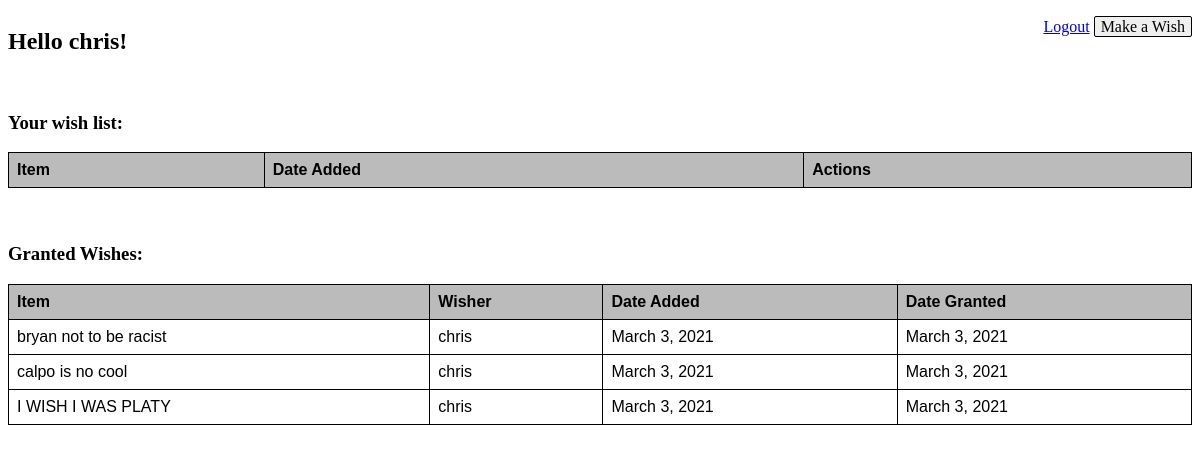
The app's page /wishes (signed in) with its own data.
### WishesApp/models.py (models this page shows)
class User(models.Model):
    first_name = models.CharField(max_length=25)
    last_name = models.CharField(max_length=25)
    password = models.CharField(max_length=50)
    email= models.CharField(max_length=50)
    objects = userManager()

class Wish(models.Model):
    item = models.CharField(max_length=100)
    description = models.CharField(max_length=100)
    date_added = models.DateField(auto_now_add=True)
    date_granted = models.DateField(auto_now=True)
    granted = models.BooleanField(default=False)
    wisher = models.ForeignKey(User, on_delete=models.CASCADE, related_name= "wisher")
    objects = wishManager()

### WishesApp/views.py (the view)
# urls.py: url(r'^wishes$', views.wishes),
def wishes(request):
    if 'id' not in request.session:
        return redirect ("/")
    user= User.objects.get(id=request.session['id'])
    wishes = Wish.objects.filter(wisher=user, granted=False)
    grantedwishes = Wish.objects.filter(wisher=user, granted=True)
    context = {
        "user": user,
        "wishes": wishes,
        "grantedwishes": grantedwishes
    }
    return render(request, 'wishes.html', context)

### WishesApp/templates/wishes.html (shortened to what this page needs)
<!DOCTYPE html>
<html>
  <head>
    {% load static %}
    <link rel="stylesheet" type="text/css" href="{% static 'styles.css' %}">
  </head>
  <body>
    <div class="container" style="display:flex; justify-content: space-between;">
        <h2>Hello {{user.first_name}}!</h2>
        <div style="float:right; margin-top: 10px;">
            <a href="/logout">Logout</a>
            <a class="button" href="/wishes/new">Make a Wish</a>
        </div>
    </div>
    <br>
    <div class="container">
        <h3>Your wish list:</h3>
        <table>
            <tr>
                <th>Item</th>
                <th>Date Added</th>
                <th>Actions</th>
            </tr>
        </table>
        <br />
        <br />
        <h3>Granted Wishes:</h3>
        <table>
            <tr>
                <th>Item</th>
                <th>Wisher</th>
                <th>Date Added</th>
                <th>Date Granted</th>
            </tr>
            {%for wish in grantedwishes%}
                <tr>
                    <td>{{wish.item}}</td>
                    <td>{{wish.wisher.first_name}}</td>
                    <td>{{wish.date_added}}</td>
                    <td>{{wish.date_granted}}</td>
                </tr>
            {%endfor%}
        </table>
    </div>
  </body>
</html>

### WishesApp/static/styles.css (style rules this page uses)
table { font-family: arial, sans-serif; border-collapse: collapse; width: 100%; }
th { background-color: #bbbbbb; }
td, th { border: 1px solid #000000; text-align: left; padding: 8px; }
.button { background-color: rgb(239, 239, 239); border: 1px solid black; color: black; padding: 1px 6px; border-radius: 2px; text-decoration: none; }

### records on screen
User: first_name "chris"
Wish: item "bryan not to be racist", wisher.first_name "chris", date_added "March 3, 2021", date_granted "March 3, 2021"
Wish: item "calpo is no cool", wisher.first_name "chris", date_added "March 3, 2021", date_granted "March 3, 2021"
Wish: item "I WISH I WAS PLATY", wisher.first_name "chris", date_added "March 3, 2021", date_granted "March 3, 2021"
